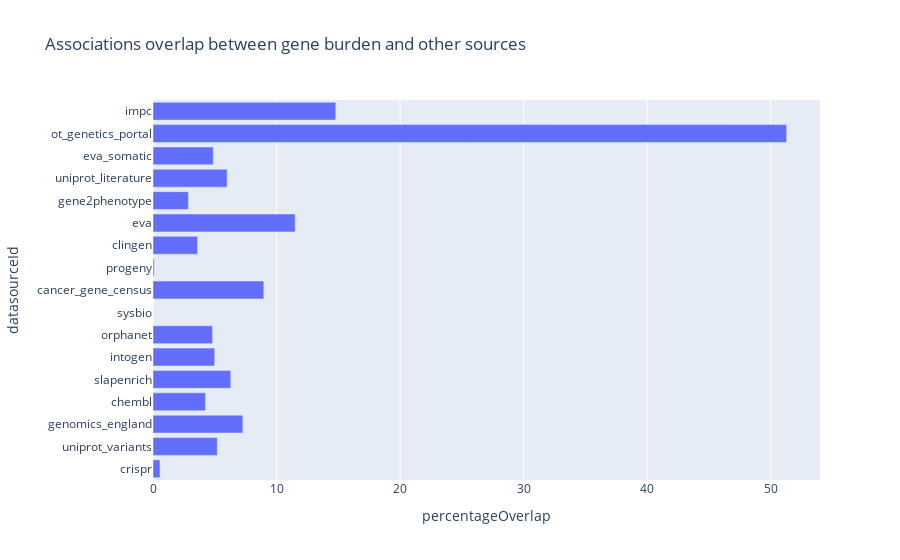

Source (notebook cell):
### Code cell
# Associations overlap between gene burden and other sources (all phenotypes)

fig6 = px.bar(
    indirect_overlap_between_sources.toPandas(),
    x='percentageOverlap', y='datasourceId', orientation='h',
    title='Associations overlap between gene burden and other sources',
)

fig6.show()

### Figure 1 — Plotly figure (JSON) as saved in the notebook; plotly's stock layout.template omitted (floating-point values rounded to 4 significant figures)
{"data": [{"alignmentgroup": "True", "hovertemplate": "percentageOverlap=%{x}<br>datasourceId=%{y}<extra></extra>", "legendgroup": "", "marker": {"color": "#636efa", "pattern": {"shape": ""}}, "name": "", "offsetgroup": "", "orientation": "h", "showlegend": false, "textposition": "auto", "type": "bar", "x": [0.5659, 5.2, 7.273, 4.247, 6.296, 4.992, 4.819, 0.005957, 8.971, 0.09531, 3.604, 11.51, 2.865, 5.998, 4.878, 51.29, 14.79], "xaxis": "x", "y": ["crispr", "uniprot_variants", "genomics_england", "chembl", "slapenrich", "intogen", "orphanet", "sysbio", "cancer_gene_census", "progeny", "clingen", "eva", "gene2phenotype", "uniprot_literature", "eva_somatic", "ot_genetics_portal", "impc"], "yaxis": "y"}], "layout": {"barmode": "relative", "legend": {"tracegroupgap": 0}, "title": {"text": "Associations overlap between gene burden and other sources"}, "xaxis": {"anchor": "y", "domain": [0, 1], "title": {"text": "percentageOverlap"}}, "yaxis": {"anchor": "x", "domain": [0, 1], "title": {"text": "datasourceId"}}}}
